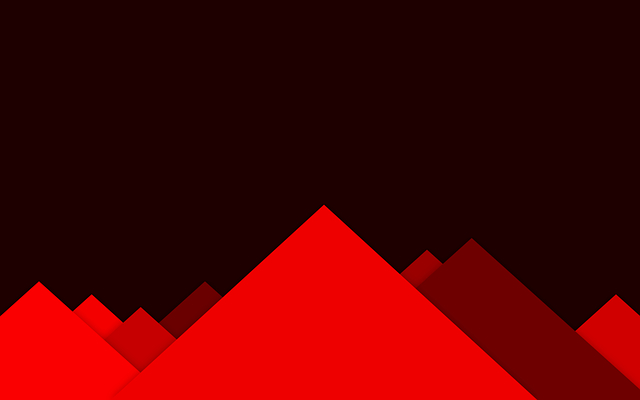
#> input picture Picture1.png, 640 x 400 px
$ python task.py
#> lines starting #> are read from the running program, lines starting #| are printed output that depends on the picture
import cv2
import numpy as np
img = cv2.imread('Picture1.png', cv2.IMREAD_UNCHANGED)
#> img is the input picture: shape (400, 640, 4); mean B, G, R, A 0, 0, 83.7, 0
print(img.shape)
#| (400, 640, 4)
cv2.imshow('task', img)
cv2.waitKey()
#Extract red channel
red_channel = img[:,:,2]
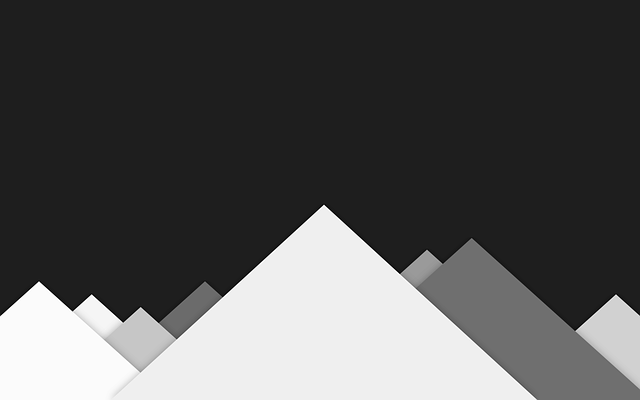
#> red_channel: shape (400, 640); min 0, max 255, mean 83.7
#Empty image
img_red = np.zeros(img.shape)
#assign red channel to empty image
img_red[:,:,2] = red_channel
cv2.imwrite("Picture.png",img_red)
cv2.imshow("image",img_red)
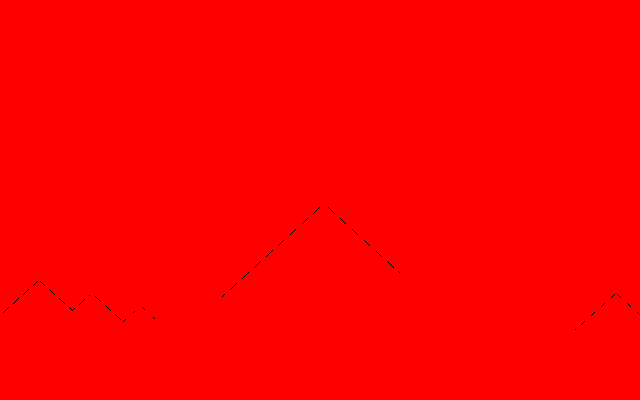
#> window 'image': shape (400, 640, 4); mean B, G, R, A 0, 0, 254.8, 0
cv2.waitKey()
#comment
#coneale;a
#nvavsh
